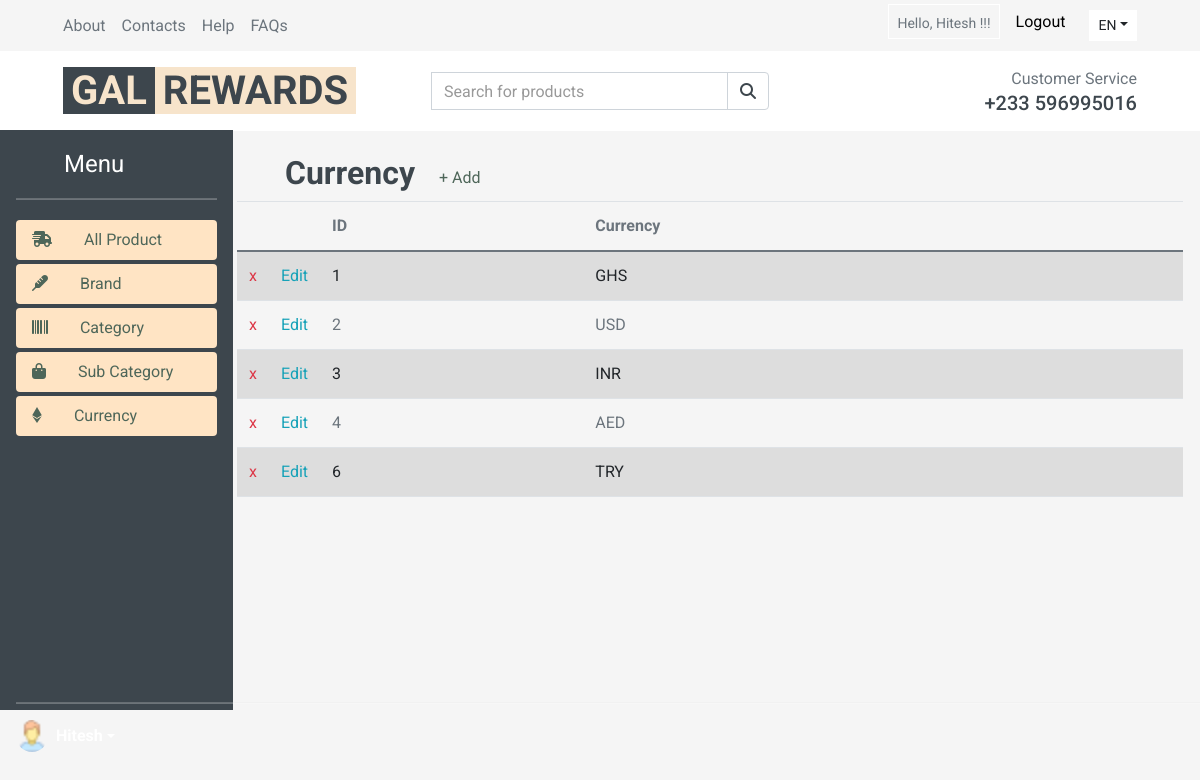
/adminCurrency/ (signed in), run on the app's committed database.
### Product/models.py (models this page shows, shortened)
class currency(models.Model):
    currency = models.CharField( max_length=3, unique=True)

### my/views.py (the view)
# urls.py: path('adminCurrency/',views.adminCurrency,name="adminCurrency"),
def adminCurrency(request):
    allCurrency = currency.objects.all()
    data={
        'allcat': allCurrency,
    }
    return render(request,'adminPanel/adminCurrency.html',data)

### templates/adminPanel/adminCurrency.html
{% include "adminPanel/adminHeader.html"%}
{% if user.is_authenticated %}
    <div class="d-flex align-items-center">
        <div class="d-inline-block">
        <h2 class="ml-5">Currency</h2>
        </div>
        <div class="col-5 pl-4">
        <a href="{% url 'addCurrency'%}" style="color: #4e6659;">+ Add</a>
        </div>
    </div>
    <table class="table table-striped">
        <thead>
            <tr>
                <th scope="col"></th>
                <th scope="col"></th>
                <th scope="col">ID</th>
                <th scope="col">Currency</th>
            </tr>
        </thead>
        <tbody>
           {% for n in allcat%}
            <tr>
                <td class="text-center" style="width: 12px;" ><a href="{%url 'curDelete' curId=n.id%}" class="text-danger">x</a></td>
                <td class="text-center" style="width: 12px;" ><a href="{%url 'curEdit' curId=n.id%}" class="text-info">Edit</a></td>
                <td>{{n.id}}</td>
                <td>{{n.currency}}</td>
            </tr>
            {%endfor%}
        </tbody>
    </table>
  </div>
{%endif%}
{% include "adminPanel/adminFooter.html" %}

### templates/adminPanel/adminHeader.html (shortened to what this page needs)
{% load static %}
<!DOCTYPE html>
<html lang="en">
<head>
    <link href="https://cdn.jsdelivr.net/npm/bootstrap@5.0.2/dist/css/bootstrap.min.css" rel="stylesheet">
    <link href="../assets/dist/css/bootstrap.min.css" rel="stylesheet">
     <link href="https://cdnjs.cloudflare.com/ajax/libs/font-awesome/5.10.0/css/all.min.css" rel="stylesheet">
     <link href="lib/animate/animate.min.css" rel="stylesheet">
     <link href="lib/owlcarousel/assets/owl.carousel.min.css" rel="stylesheet">
     <link rel="stylesheet" href="{% static 'css/style1.css' %}">
</head>
<body>
    <div class="text-center bg-dark text-light"> <h2>Admin Panel</h2></div>
    {% if user.is_authenticated %}
    <div class="container-fluid fixed-top">
        <div class="row bg-secondary py-1 px-xl-5">
            <div class="col-lg-4 d-none d-lg-block">
                <div class="d-inline-flex align-items-center h-100">
                    <a class="text-body mr-3" href="">About</a>
                    <a class="text-body mr-3" href="">Contacts</a>
                    <a class="text-body mr-3" href="">Help</a>
                    <a class="text-body mr-3" href="">FAQs</a>
                </div>
            </div>
            <div class="col-lg-4 text-center text-lg-center">
            </div>
            <div class="col-lg-4 text-center text-lg-right">
                <div class="d-inline-flex align-items-center">
                    <div class="btn-group ">
                       <label class="btn btn-sm btn-light  --dark text-body mr-3 pt-2" style="color:black; background:transparent" >Hello, {{user.first_name}} !!!</label>
                    </div>
                   <div class="btn-group mr-4">
                    <label for="logout" >
                      <a href="{% url 'logout' %}" style="color: black;">Logout</a>
                    </label>
                   </div>
                    <div class="btn-group">
                        <button type="button" class="btn btn-sm btn-light dropdown-toggle" data-toggle="dropdown">EN</button>
                    </div>
                </div>
            </div>
        </div>
        <div class="row align-items-center bg-light py-3 px-xl-5 d-none d-lg-flex">
            <div class="col-lg-4">
                <a href="{%url 'adminHome' %}" class="text-decoration-none">
                    <span class="h1 text-uppercase bg-dark px-2" style="color: #f7e4cb;">GAL</span>
                    <span class="h1 text-uppercase text-dark px-2 ml-n1" style="background-color: #f7e4cb;">REWARDS</span>
                </a>
            </div>
            <div class="col-lg-4 col-6 text-left">
                <form action="" method="Post">
                    <div class="input-group">
                        <input type="text" class="form-control" placeholder="Search for products" name="serach">
                        <div class="input-group-append">
                            <span class="input-group-text bg-transparent text-dark">
                                <i class="fa fa-search"></i>
                            </span>
                        </div>
                    </div>
                </form>
            </div>
            <div class="col-lg-4 col-6 text-right">
                <p class="m-0">Customer Service</p>
                <h5 class="m-0">+233 596995016</h5>
            </div>
        </div>
    </div>
      <div class="row px-3" style="margin-top: 100px;">
    <div class="d-fex flex-column flex-shrink-0 p-3 text-white bg-dark fixed-top col-" style="height: 580px; width:233px; margin-top:130px;">
        <a href="{%url 'adminHome'%}"" class="d-flex align-items-center mb-3 mb-md-0 me-md-auto text-white text-decoration-none">
          <svg class="bi me-2" width="40" height="32"><use xlink:href="#bootstrap"/></svg>
          <span class="fs-4">Menu</span>
        </a>
        <hr>
        <ul class="nav nav-pills flex-column mb-auto" >
          <li class="nav-item pt-1">
            <a href="{%url 'adminHome'%}" class="nav-link active " aria-current="page" style="background-color: bisque; color: #4E6659">
              <i class="fa-solid fa-truck-fast"></i>
              <svg class="bi me-2" width="16" height="16"><use xlink:href="#home"/></svg>
              All Product
            </a>
          </li>
          <li class="nav-item pt-1" >
            <a href="{%url 'adminBrand'%}" class="nav-link active" aria-current="page" style="background-color: bisque; color: #4E6659">
              <i class="fa-solid fa-thermometer"></i>
              <svg class="bi me-2" width="16" height="16"><use xlink:href="#home"/></svg>
              Brand
            </a>
          </li>
          <li class="nav-item pt-1" >
            <a href="{%url 'adminCategory'%}" class="nav-link active" aria-current="page" style="background-color: bisque; color: #4E6659">
              <i class="fa-solid fa-barcode"></i>
              <svg class="bi me-2" width="16" height="16"><use xlink:href="#home"/></svg>
              Category
            </a>
          </li>
          <li class="nav-item pt-1" >
            <a href="{%url 'adminSubCategory'%}" class="nav-link active" aria-current="page" style="background-color: bisque; color: #4E6659">
              <i class="fa-solid fa-bag-shopping"></i>
              <svg class="bi me-2" width="16" height="16"><use xlink:href="#home"/></svg>
              Sub Category
            </a>
          </li>
          <li class="nav-item pt-1" >
            <a href="{%url 'adminCurrency'%}" class="nav-link active" aria-current="page" style="background-color: bisque; color: #4E6659">
              <i class="fa-brands fa-ethereum"></i>
              <svg class="bi me-2" width="16" height="16"><use xlink:href="#home"/></svg>
              Currency
            </a>
          </li>
        </ul>
        <div class="dropdown fixed-bottom mb-5 ml-3">
          <hr >
          <a href="#" class="d-flex align-items-center text-white text-decoration-none dropdown-toggle" id="dropdownUser1" data-bs-toggle="dropdown" aria-expanded="false">
            <img alt="" width="32" height="32" class="rounded-circle me-2">
            <strong>{{user.first_name}}</strong>
          </a>
        </div>
      </div>
      <div class="d-flex flex-column flex-shrink-0 p-3 col-md " style="margin-left: 220px;">
      {% endif%}

### data on the page
currency: id "1", currency "GHS"
currency: id "2", currency "USD"
currency: id "3", currency "INR"
currency: id "4", currency "AED"
currency: id "6", currency "TRY"

### other printed values
{{ user.first_name }} "Hitesh"
